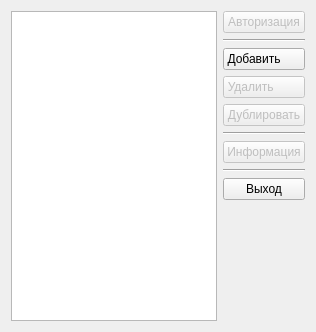
<?xml version="1.0" encoding="UTF-8"?>
<ui version="4.0">
 <class>SessionsListForm</class>
 <widget class="QWidget" name="SessionsListForm">
  <property name="geometry">
   <rect>
    <x>0</x>
    <y>0</y>
    <width>316</width>
    <height>332</height>
   </rect>
  </property>
  <property name="minimumSize">
   <size>
    <width>316</width>
    <height>332</height>
   </size>
  </property>
  <property name="maximumSize">
   <size>
    <width>316</width>
    <height>332</height>
   </size>
  </property>
  <property name="windowTitle">
   <string>Выберите сессию</string>
  </property>
  <property name="windowIcon">
   <iconset resource="../../../core/frameWork/resources/framework_resources.qrc">
    <normaloff>:/images/flavour-extended-png/user.png</normaloff>:/images/flavour-extended-png/user.png</iconset>
  </property>
  <layout class="QGridLayout" name="gridLayout">
   <item row="9" column="1">
    <spacer name="verticalSpacer">
     <property name="orientation">
      <enum>Qt::Vertical</enum>
     </property>
     <property name="sizeHint" stdset="0">
      <size>
       <width>20</width>
       <height>40</height>
      </size>
     </property>
    </spacer>
   </item>
   <item row="6" column="1">
    <widget class="QPushButton" name="informationButton">
     <property name="enabled">
      <bool>false</bool>
     </property>
     <property name="text">
      <string>Информация</string>
     </property>
    </widget>
   </item>
   <item row="0" column="0" rowspan="10">
    <widget class="QListView" name="sessionsView"/>
   </item>
   <item row="4" column="1">
    <widget class="QPushButton" name="dublicateButton">
     <property name="enabled">
      <bool>false</bool>
     </property>
     <property name="text">
      <string>Дублировать</string>
     </property>
     <property name="icon">
      <iconset resource="../../../core/frameWork/resources/framework_resources.qrc">
       <normaloff>:/images/SilkCompanion1/icons/application_osx_double.png</normaloff>:/images/SilkCompanion1/icons/application_osx_double.png</iconset>
     </property>
    </widget>
   </item>
   <item row="2" column="1">
    <widget class="QPushButton" name="addButton">
     <property name="text">
      <string>Добавить      </string>
     </property>
     <property name="icon">
      <iconset resource="../../../core/frameWork/resources/framework_resources.qrc">
       <normaloff>:/images/SilkCompanion1/icons/application_osx_add.png</normaloff>:/images/SilkCompanion1/icons/application_osx_add.png</iconset>
     </property>
     <property name="checkable">
      <bool>false</bool>
     </property>
     <property name="autoRepeat">
      <bool>false</bool>
     </property>
    </widget>
   </item>
   <item row="0" column="1">
    <widget class="QPushButton" name="openButton">
     <property name="enabled">
      <bool>false</bool>
     </property>
     <property name="text">
      <string>Авторизация</string>
     </property>
     <property name="icon">
      <iconset resource="../../../core/frameWork/resources/framework_resources.qrc">
       <normaloff>:/images/SilkCompanion1/icons/key_start.png</normaloff>:/images/SilkCompanion1/icons/key_start.png</iconset>
     </property>
    </widget>
   </item>
   <item row="5" column="1">
    <widget class="Line" name="line">
     <property name="orientation">
      <enum>Qt::Horizontal</enum>
     </property>
    </widget>
   </item>
   <item row="7" column="1">
    <widget class="Line" name="line_3">
     <property name="orientation">
      <enum>Qt::Horizontal</enum>
     </property>
    </widget>
   </item>
   <item row="8" column="1">
    <widget class="QPushButton" name="exitButton">
     <property name="text">
      <string>Выход</string>
     </property>
    </widget>
   </item>
   <item row="1" column="1">
    <widget class="Line" name="line_2">
     <property name="orientation">
      <enum>Qt::Horizontal</enum>
     </property>
    </widget>
   </item>
   <item row="3" column="1">
    <widget class="QPushButton" name="deleteButton">
     <property name="enabled">
      <bool>false</bool>
     </property>
     <property name="text">
      <string>Удалить        </string>
     </property>
     <property name="icon">
      <iconset resource="../../../core/frameWork/resources/framework_resources.qrc">
       <normaloff>:/images/SilkCompanion1/icons/application_osx_delete.png</normaloff>:/images/SilkCompanion1/icons/application_osx_delete.png</iconset>
     </property>
    </widget>
   </item>
  </layout>
 </widget>
 <resources>
  <include location="../../../core/frameWork/resources/framework_resources.qrc"/>
 </resources>
 <connections/>
</ui>
